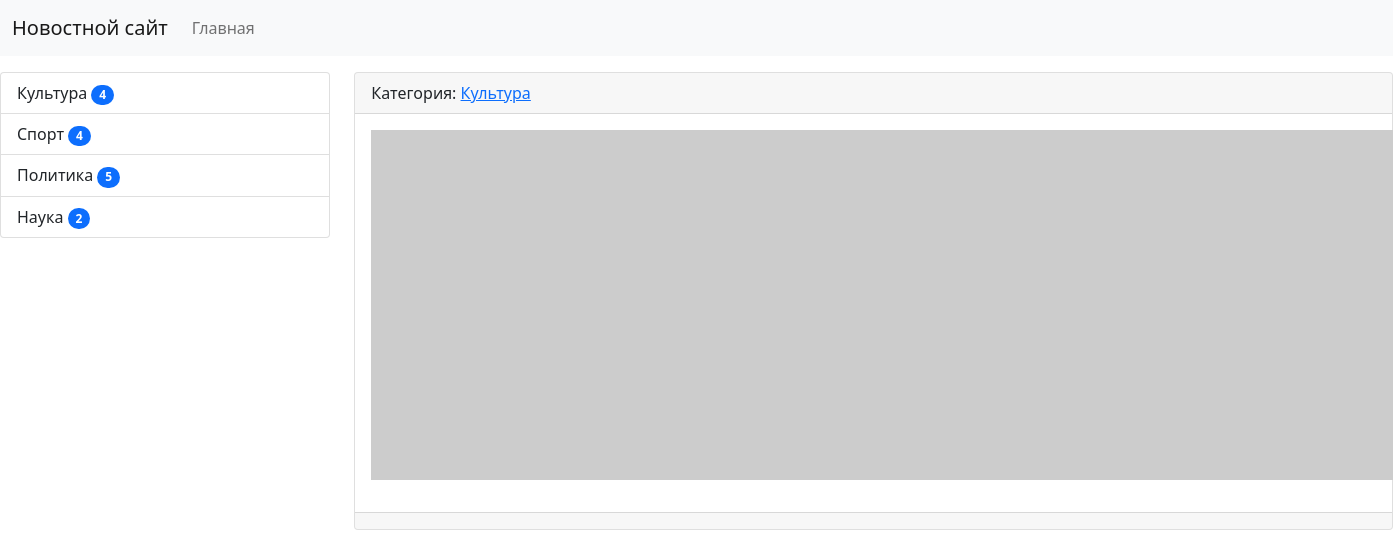
The app's page /news/11/, older data.
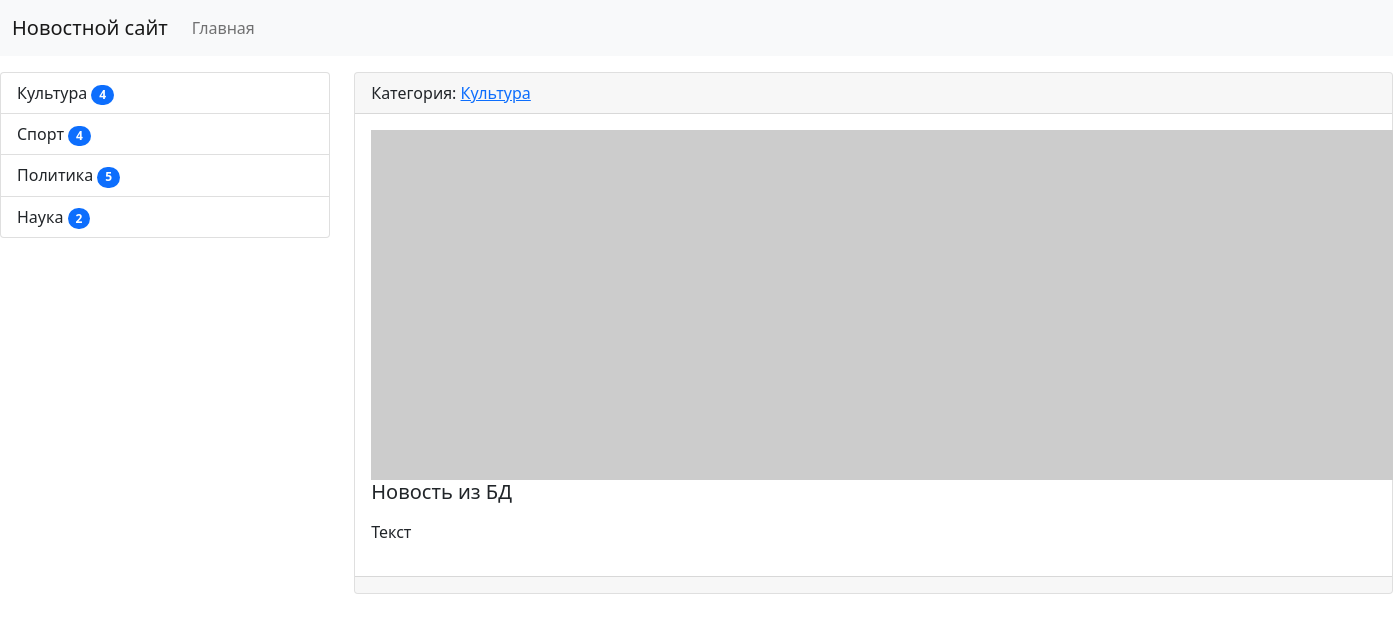
The same page, newer data.
### news/models.py (models this page shows, shortened)
class Category(models.Model):
    title = models.CharField(max_length=150, db_index=True, verbose_name='Наименование категории')
    def get_absolute_url(self):
        return reverse('category', kwargs={"category_id": self.pk})
    def __str__(self):
        return self.title
    class Meta:
        verbose_name = 'Категория'
        verbose_name_plural = 'Категории'
        ordering = ['title']

class News(models.Model):
    title = models.CharField(max_length=150, verbose_name='Наименование')
    content = models.TextField(blank=True, verbose_name='Контент')
    created_at = models.DateTimeField(auto_now_add=True, verbose_name='Дата публикации')
    updated_at = models.DateTimeField(auto_now=True, verbose_name='Обновлено')
    photo = models.ImageField(upload_to='photos/%Y/%m/$d/', verbose_name='Фото', blank=True)
    is_published = models.BooleanField(default=True, verbose_name='Опубликовано')
    category = models.ForeignKey('Category', on_delete=models.PROTECT, verbose_name='Категория')
    views = models.IntegerField(default=0)
    class Meta:
        verbose_name = 'Новость'
        verbose_name_plural = 'Новости'
        ordering = ['-created_at']

### news/views.py (the view)
# urls.py: path('news/<int:pk>/', ViewNews.as_view(), name='view_news'),
class ViewNews(DetailView):
    model = News
    context_object_name = 'news_item'

### news/templatetags/news_tags.py (called while the page is built)
@register.inclusion_tag('news/list_categories.html')
def show_categories(arg1='Hello', arg2='world'):
    categories = Category.objects.annotate(cnt=Count('news')).filter(cnt__gt=0)
    return {"categories": categories, "arg1": arg1, "arg2": arg2}

### news/templates/news/news_detail.html (shortened to what this page needs)
{% extends 'base.html' %}
{% block sidebar %}
{% include 'include/_sidebar.html' %}
{% endblock %}
{% block content %}
<div class="card mb-3">
    <div class="card-header">
        Категория: <a href="{{ news_item.category.get_absolute_url }}"> {{ news_item.category }}</a>
    </div>
    <div class="card-body">
        {% if item.photo %}
        <img src="{{ news_item.photo.url }}" alt="" width="350" class="float-left mr-3">
        {% else %}
        <img src="https://picsum.photos/id/1060/350/235/?blur=2" alt="" class="float-left mr-3">
        {% endif %}
        <h5 class="card-title">{{ news_item.title }}</h5>
        <p class="card-text">{{ news_item.content|safe|linebreaks }}</p>
    </div>
    <div class="card-footer text-muted">
    </div>
</div>
{% endblock %}

### templates/base.html (shortened to what this page needs)
<!doctype html>
{% load static %}
<html lang="en">
<head>
    <link rel="stylesheet" href="{% static 'bootstrap/css/bootstrap.min.css' %}">
</head>
<body>
{% include 'include/_nav.html' %}
<div class="conteiner mt-3">
    <div class="row">
        <div class="col-md-3">
            {% block sidebar %}SIDEBAR{% endblock %}
        </div>
        <div class="col-md-9">
            {% block content %}CONTENT{% endblock %}
        </div>
    </div>
</div>
</body>
</html>

### templates/include/_nav.html (shortened to what this page needs)
<nav class="navbar navbar-expand-lg navbar-light bg-light">
    <div class="container-fluid">
        <a class="navbar-brand" href="{% url 'home' %}">Новостной сайт</a>
        <div class="collapse navbar-collapse" id="navbarSupportedContent">
            <ul class="navbar-nav mr-auto">
                <li class="nav-item"><a class="nav-link" href="{% url 'home' %}">Главная</a></li>
            </ul>
        </div>
    </div>
</nav>

### templates/include/_sidebar.html (shortened to what this page needs)
{% load news_tags %}
{% show_categories %}

### news/templates/news/list_categories.html
<div class="list-group">
    {% for item in categories %}
    <a href="{{ item.get_absolute_url }}" class="list-group-item list-group-item-action">{{ item.title }} <span class="badge bg-primary rounded-pill">{{ item.cnt }}</span></a>
    {% endfor %}
</div>

Row changes from the older to the newer data that the page shows:
changed News "Культура": title (not shown) → "Новость из БД"; content (not shown) → "Текст"
